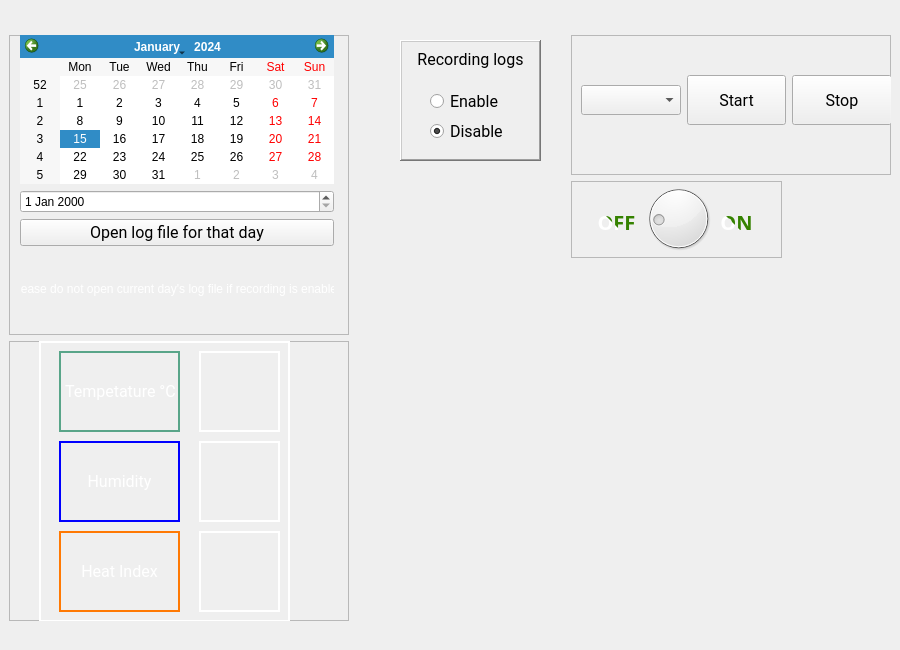
<?xml version="1.0" encoding="UTF-8"?>
<ui version="4.0">
 <class>WeatherGay</class>
 <widget class="QMainWindow" name="WeatherGay">
  <property name="enabled">
   <bool>true</bool>
  </property>
  <property name="geometry">
   <rect>
    <x>0</x>
    <y>0</y>
    <width>900</width>
    <height>650</height>
   </rect>
  </property>
  <property name="minimumSize">
   <size>
    <width>300</width>
    <height>150</height>
   </size>
  </property>
  <property name="maximumSize">
   <size>
    <width>900</width>
    <height>650</height>
   </size>
  </property>
  <property name="windowTitle">
   <string>MainWindow</string>
  </property>
  <property name="windowIcon">
   <iconset>
    <normaloff>../../.designer/5c0fc48abea80e283a525cbb13570d08.jpg</normaloff>../../.designer/5c0fc48abea80e283a525cbb13570d08.jpg</iconset>
  </property>
  <property name="styleSheet">
   <string notr="true"/>
  </property>
  <property name="iconSize">
   <size>
    <width>50</width>
    <height>50</height>
   </size>
  </property>
  <property name="toolButtonStyle">
   <enum>Qt::ToolButtonIconOnly</enum>
  </property>
  <widget class="QWidget" name="centralwidget">
   <property name="enabled">
    <bool>true</bool>
   </property>
   <property name="autoFillBackground">
    <bool>true</bool>
   </property>
   <property name="styleSheet">
    <string notr="true"/>
   </property>
   <widget class="QFrame" name="frame_7">
    <property name="geometry">
     <rect>
      <x>9</x>
      <y>35</y>
      <width>340</width>
      <height>300</height>
     </rect>
    </property>
    <property name="minimumSize">
     <size>
      <width>340</width>
      <height>300</height>
     </size>
    </property>
    <property name="frameShape">
     <enum>QFrame::StyledPanel</enum>
    </property>
    <property name="frameShadow">
     <enum>QFrame::Raised</enum>
    </property>
    <widget class="QWidget" name="layoutWidget">
     <property name="geometry">
      <rect>
       <x>11</x>
       <y>0</y>
       <width>314</width>
       <height>291</height>
      </rect>
     </property>
     <layout class="QVBoxLayout" name="verticalLayout">
      <item>
       <widget class="QCalendarWidget" name="calendar">
        <property name="sizePolicy">
         <sizepolicy hsizetype="Fixed" vsizetype="Fixed">
          <horstretch>0</horstretch>
          <verstretch>0</verstretch>
         </sizepolicy>
        </property>
        <property name="maximumSize">
         <size>
          <width>400</width>
          <height>300</height>
         </size>
        </property>
       </widget>
      </item>
      <item>
       <widget class="QDateEdit" name="dateEdit"/>
      </item>
      <item>
       <widget class="QPushButton" name="buttLog">
        <property name="font">
         <font>
          <family>Roboto</family>
          <pointsize>12</pointsize>
         </font>
        </property>
        <property name="styleSheet">
         <string notr="true"/>
        </property>
        <property name="text">
         <string>Open log file for that day</string>
        </property>
        <property name="flat">
         <bool>false</bool>
        </property>
       </widget>
      </item>
      <item>
       <widget class="QLabel" name="LWar">
        <property name="enabled">
         <bool>false</bool>
        </property>
        <property name="styleSheet">
         <string notr="true">background-color: rgba(240, 100, 15, .1);
color: white;</string>
        </property>
        <property name="text">
         <string>Please do not open current day's log file if recording is enabled</string>
        </property>
        <property name="alignment">
         <set>Qt::AlignCenter</set>
        </property>
       </widget>
      </item>
     </layout>
    </widget>
   </widget>
   <widget class="QFrame" name="frame_5">
    <property name="geometry">
     <rect>
      <x>571</x>
      <y>181</y>
      <width>211</width>
      <height>77</height>
     </rect>
    </property>
    <property name="styleSheet">
     <string notr="true">color: qlineargradient(spread:pad, x1:1, y1:0, x2:0, y2:1, stop:0 rgba(53, 130, 0, 255), stop:1 rgba(255, 255, 255, 255));</string>
    </property>
    <property name="frameShape">
     <enum>QFrame::StyledPanel</enum>
    </property>
    <property name="frameShadow">
     <enum>QFrame::Raised</enum>
    </property>
    <widget class="QLabel" name="label_7">
     <property name="geometry">
      <rect>
       <x>20</x>
       <y>20</y>
       <width>51</width>
       <height>41</height>
      </rect>
     </property>
     <property name="font">
      <font>
       <family>Oswald</family>
       <pointsize>15</pointsize>
       <weight>75</weight>
       <italic>false</italic>
       <bold>true</bold>
       <underline>false</underline>
       <strikeout>false</strikeout>
      </font>
     </property>
     <property name="styleSheet">
      <string notr="true">background-color: rgba(255, 255, 255, .27);</string>
     </property>
     <property name="text">
      <string>OFF</string>
     </property>
     <property name="alignment">
      <set>Qt::AlignCenter</set>
     </property>
    </widget>
    <widget class="QDial" name="dial">
     <property name="geometry">
      <rect>
       <x>70</x>
       <y>0</y>
       <width>75</width>
       <height>75</height>
      </rect>
     </property>
     <property name="focusPolicy">
      <enum>Qt::NoFocus</enum>
     </property>
     <property name="acceptDrops">
      <bool>false</bool>
     </property>
     <property name="styleSheet">
      <string notr="true"/>
     </property>
     <property name="inputMethodHints">
      <set>Qt::ImhNone</set>
     </property>
     <property name="minimum">
      <number>1</number>
     </property>
     <property name="maximum">
      <number>101</number>
     </property>
     <property name="singleStep">
      <number>10</number>
     </property>
     <property name="pageStep">
      <number>10</number>
     </property>
     <property name="value">
      <number>25</number>
     </property>
     <property name="sliderPosition">
      <number>25</number>
     </property>
     <property name="tracking">
      <bool>false</bool>
     </property>
     <property name="orientation">
      <enum>Qt::Horizontal</enum>
     </property>
     <property name="invertedAppearance">
      <bool>false</bool>
     </property>
     <property name="invertedControls">
      <bool>false</bool>
     </property>
     <property name="wrapping">
      <bool>true</bool>
     </property>
     <property name="notchTarget">
      <double>1.000000000000000</double>
     </property>
     <property name="notchesVisible">
      <bool>false</bool>
     </property>
    </widget>
    <widget class="QLabel" name="label_8">
     <property name="geometry">
      <rect>
       <x>140</x>
       <y>20</y>
       <width>51</width>
       <height>41</height>
      </rect>
     </property>
     <property name="font">
      <font>
       <family>Oswald</family>
       <pointsize>15</pointsize>
       <weight>75</weight>
       <bold>true</bold>
      </font>
     </property>
     <property name="styleSheet">
      <string notr="true">background-color: rgba(255, 255, 255, .27);</string>
     </property>
     <property name="text">
      <string>ON</string>
     </property>
     <property name="alignment">
      <set>Qt::AlignCenter</set>
     </property>
    </widget>
    <widget class="QLabel" name="label_9">
     <property name="geometry">
      <rect>
       <x>16</x>
       <y>0</y>
       <width>171</width>
       <height>81</height>
      </rect>
     </property>
     <property name="text">
      <string/>
     </property>
    </widget>
   </widget>
   <widget class="QFrame" name="frame_8">
    <property name="geometry">
     <rect>
      <x>571</x>
      <y>35</y>
      <width>320</width>
      <height>140</height>
     </rect>
    </property>
    <property name="minimumSize">
     <size>
      <width>200</width>
      <height>100</height>
     </size>
    </property>
    <property name="styleSheet">
     <string notr="true"/>
    </property>
    <property name="frameShape">
     <enum>QFrame::StyledPanel</enum>
    </property>
    <property name="frameShadow">
     <enum>QFrame::Raised</enum>
    </property>
    <widget class="QWidget" name="layoutWidget">
     <property name="geometry">
      <rect>
       <x>10</x>
       <y>20</y>
       <width>311</width>
       <height>91</height>
      </rect>
     </property>
     <layout class="QHBoxLayout" name="horizontalLayout">
      <item>
       <widget class="QComboBox" name="comL">
        <property name="maximumSize">
         <size>
          <width>150</width>
          <height>30</height>
         </size>
        </property>
        <property name="font">
         <font>
          <family>Roboto</family>
          <pointsize>12</pointsize>
         </font>
        </property>
        <property name="frame">
         <bool>true</bool>
        </property>
       </widget>
      </item>
      <item>
       <widget class="QPushButton" name="openB">
        <property name="maximumSize">
         <size>
          <width>150</width>
          <height>50</height>
         </size>
        </property>
        <property name="palette">
         <palette>
          <active>
           <colorrole role="ButtonText">
            <brush brushstyle="SolidPattern">
             <color alpha="255">
              <red>0</red>
              <green>0</green>
              <blue>0</blue>
             </color>
            </brush>
           </colorrole>
          </active>
          <inactive>
           <colorrole role="ButtonText">
            <brush brushstyle="SolidPattern">
             <color alpha="255">
              <red>0</red>
              <green>0</green>
              <blue>0</blue>
             </color>
            </brush>
           </colorrole>
          </inactive>
          <disabled>
           <colorrole role="ButtonText">
            <brush brushstyle="SolidPattern">
             <color alpha="255">
              <red>120</red>
              <green>120</green>
              <blue>120</blue>
             </color>
            </brush>
           </colorrole>
          </disabled>
         </palette>
        </property>
        <property name="font">
         <font>
          <family>Roboto</family>
          <pointsize>12</pointsize>
         </font>
        </property>
        <property name="text">
         <string>Start</string>
        </property>
       </widget>
      </item>
      <item>
       <widget class="QPushButton" name="closeB">
        <property name="maximumSize">
         <size>
          <width>150</width>
          <height>50</height>
         </size>
        </property>
        <property name="font">
         <font>
          <family>Roboto</family>
          <pointsize>12</pointsize>
         </font>
        </property>
        <property name="text">
         <string>Stop</string>
        </property>
       </widget>
      </item>
     </layout>
    </widget>
   </widget>
   <widget class="QFrame" name="frame">
    <property name="enabled">
     <bool>true</bool>
    </property>
    <property name="geometry">
     <rect>
      <x>400</x>
      <y>40</y>
      <width>141</width>
      <height>121</height>
     </rect>
    </property>
    <property name="autoFillBackground">
     <bool>true</bool>
    </property>
    <property name="styleSheet">
     <string notr="true"/>
    </property>
    <property name="frameShape">
     <enum>QFrame::WinPanel</enum>
    </property>
    <property name="frameShadow">
     <enum>QFrame::Raised</enum>
    </property>
    <widget class="QFrame" name="frame_4">
     <property name="geometry">
      <rect>
       <x>10</x>
       <y>40</y>
       <width>121</width>
       <height>71</height>
      </rect>
     </property>
     <property name="styleSheet">
      <string notr="true"/>
     </property>
     <property name="frameShape">
      <enum>QFrame::NoFrame</enum>
     </property>
     <property name="frameShadow">
      <enum>QFrame::Raised</enum>
     </property>
     <widget class="QRadioButton" name="radioBD">
      <property name="geometry">
       <rect>
        <x>20</x>
        <y>40</y>
        <width>76</width>
        <height>23</height>
       </rect>
      </property>
      <property name="sizePolicy">
       <sizepolicy hsizetype="Expanding" vsizetype="Expanding">
        <horstretch>0</horstretch>
        <verstretch>0</verstretch>
       </sizepolicy>
      </property>
      <property name="baseSize">
       <size>
        <width>0</width>
        <height>0</height>
       </size>
      </property>
      <property name="font">
       <font>
        <family>Roboto</family>
        <pointsize>12</pointsize>
       </font>
      </property>
      <property name="cursor">
       <cursorShape>PointingHandCursor</cursorShape>
      </property>
      <property name="layoutDirection">
       <enum>Qt::LeftToRight</enum>
      </property>
      <property name="text">
       <string>Disable</string>
      </property>
      <property name="checkable">
       <bool>true</bool>
      </property>
      <property name="checked">
       <bool>true</bool>
      </property>
     </widget>
     <widget class="QRadioButton" name="radioBE">
      <property name="geometry">
       <rect>
        <x>20</x>
        <y>10</y>
        <width>71</width>
        <height>23</height>
       </rect>
      </property>
      <property name="sizePolicy">
       <sizepolicy hsizetype="Expanding" vsizetype="Expanding">
        <horstretch>0</horstretch>
        <verstretch>0</verstretch>
       </sizepolicy>
      </property>
      <property name="baseSize">
       <size>
        <width>0</width>
        <height>0</height>
       </size>
      </property>
      <property name="font">
       <font>
        <family>Roboto</family>
        <pointsize>12</pointsize>
       </font>
      </property>
      <property name="cursor">
       <cursorShape>PointingHandCursor</cursorShape>
      </property>
      <property name="layoutDirection">
       <enum>Qt::LeftToRight</enum>
      </property>
      <property name="text">
       <string>Enable</string>
      </property>
      <property name="checkable">
       <bool>true</bool>
      </property>
      <property name="checked">
       <bool>false</bool>
      </property>
     </widget>
    </widget>
    <widget class="QLabel" name="label_4">
     <property name="geometry">
      <rect>
       <x>0</x>
       <y>9</y>
       <width>141</width>
       <height>21</height>
      </rect>
     </property>
     <property name="font">
      <font>
       <family>Roboto</family>
       <pointsize>12</pointsize>
      </font>
     </property>
     <property name="text">
      <string>Recording logs</string>
     </property>
     <property name="alignment">
      <set>Qt::AlignCenter</set>
     </property>
    </widget>
   </widget>
   <widget class="QFrame" name="frame_6">
    <property name="geometry">
     <rect>
      <x>9</x>
      <y>341</y>
      <width>340</width>
      <height>280</height>
     </rect>
    </property>
    <property name="minimumSize">
     <size>
      <width>270</width>
      <height>280</height>
     </size>
    </property>
    <property name="frameShape">
     <enum>QFrame::StyledPanel</enum>
    </property>
    <property name="frameShadow">
     <enum>QFrame::Raised</enum>
    </property>
    <widget class="QFrame" name="frame_2">
     <property name="geometry">
      <rect>
       <x>30</x>
       <y>0</y>
       <width>251</width>
       <height>281</height>
      </rect>
     </property>
     <property name="styleSheet">
      <string notr="true">border: 2px solid white;</string>
     </property>
     <property name="frameShape">
      <enum>QFrame::StyledPanel</enum>
     </property>
     <property name="frameShadow">
      <enum>QFrame::Raised</enum>
     </property>
     <widget class="QLabel" name="label">
      <property name="geometry">
       <rect>
        <x>20</x>
        <y>10</y>
        <width>121</width>
        <height>81</height>
       </rect>
      </property>
      <property name="font">
       <font>
        <family>Roboto</family>
        <pointsize>12</pointsize>
       </font>
      </property>
      <property name="styleSheet">
       <string notr="true">color: white; 
 background-color: none;
border: 2px solid rgb(89, 165, 137);</string>
      </property>
      <property name="text">
       <string>Tempetature °C</string>
      </property>
     </widget>
     <widget class="QLabel" name="label_2">
      <property name="geometry">
       <rect>
        <x>20</x>
        <y>100</y>
        <width>121</width>
        <height>81</height>
       </rect>
      </property>
      <property name="font">
       <font>
        <family>Roboto</family>
        <pointsize>12</pointsize>
       </font>
      </property>
      <property name="styleSheet">
       <string notr="true">color: white; 
 background-color: none;
border: 2px solid rgb(0, 0, 255, 255);</string>
      </property>
      <property name="frameShape">
       <enum>QFrame::NoFrame</enum>
      </property>
      <property name="text">
       <string>Humidity</string>
      </property>
      <property name="alignment">
       <set>Qt::AlignCenter</set>
      </property>
     </widget>
     <widget class="QLabel" name="label_3">
      <property name="geometry">
       <rect>
        <x>20</x>
        <y>190</y>
        <width>121</width>
        <height>81</height>
       </rect>
      </property>
      <property name="font">
       <font>
        <family>Roboto</family>
        <pointsize>12</pointsize>
       </font>
      </property>
      <property name="styleSheet">
       <string notr="true">color: white; 
 background-color: none;
border: 2px solid rgb(255, 121, 3);</string>
      </property>
      <property name="text">
       <string>Heat Index</string>
      </property>
      <property name="alignment">
       <set>Qt::AlignCenter</set>
      </property>
     </widget>
     <widget class="QLabel" name="tempLab">
      <property name="geometry">
       <rect>
        <x>160</x>
        <y>10</y>
        <width>81</width>
        <height>81</height>
       </rect>
      </property>
      <property name="font">
       <font>
        <family>Noto Sans JP Black</family>
        <pointsize>17</pointsize>
        <weight>75</weight>
        <bold>true</bold>
       </font>
      </property>
      <property name="styleSheet">
       <string notr="true">color:rgb(89, 165, 137);
background-color: none;</string>
      </property>
      <property name="text">
       <string/>
      </property>
     </widget>
     <widget class="QLabel" name="humLab">
      <property name="geometry">
       <rect>
        <x>160</x>
        <y>100</y>
        <width>81</width>
        <height>81</height>
       </rect>
      </property>
      <property name="font">
       <font>
        <family>Noto Sans JP Black</family>
        <pointsize>17</pointsize>
        <weight>75</weight>
        <bold>true</bold>
       </font>
      </property>
      <property name="styleSheet">
       <string notr="true">color:rgba(0, 0, 255, 255);
background-color: none;</string>
      </property>
      <property name="text">
       <string/>
      </property>
     </widget>
     <widget class="QLabel" name="heatILab">
      <property name="geometry">
       <rect>
        <x>160</x>
        <y>190</y>
        <width>81</width>
        <height>81</height>
       </rect>
      </property>
      <property name="font">
       <font>
        <family>Noto Sans JP Black</family>
        <pointsize>17</pointsize>
        <weight>75</weight>
        <bold>true</bold>
       </font>
      </property>
      <property name="styleSheet">
       <string notr="true">color:rgb(255, 121, 3);
background-color: none;</string>
      </property>
      <property name="text">
       <string/>
      </property>
     </widget>
    </widget>
   </widget>
   <widget class="QLabel" name="label_5">
    <property name="enabled">
     <bool>true</bool>
    </property>
    <property name="geometry">
     <rect>
      <x>-40</x>
      <y>0</y>
      <width>1000</width>
      <height>651</height>
     </rect>
    </property>
    <property name="styleSheet">
     <string notr="true"/>
    </property>
    <property name="text">
     <string/>
    </property>
    <property name="pixmap">
     <pixmap>bg.jpeg</pixmap>
    </property>
   </widget>
   <zorder>label_5</zorder>
   <zorder>frame_7</zorder>
   <zorder>frame_5</zorder>
   <zorder>frame_8</zorder>
   <zorder>frame</zorder>
   <zorder>frame_6</zorder>
  </widget>
 </widget>
 <tabstops>
  <tabstop>openB</tabstop>
  <tabstop>calendar</tabstop>
  <tabstop>closeB</tabstop>
 </tabstops>
 <resources>
  <include location="res.qrc"/>
 </resources>
 <connections/>
</ui>
